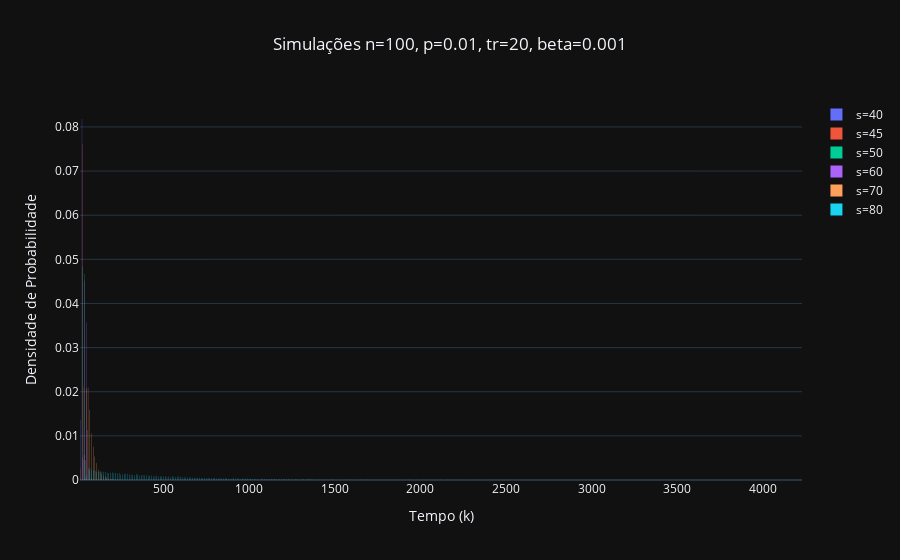

Notebook source saved alongside this figure:
### Code cell
traces = []

for s in [40, 45, 50, 60, 70, 80]:
    traces.append(build_simulation_trace(
        f"s={s}",
        100,
        0.01,
        s,
        20,
        0.001,
        bin_size=10
    ))
    
plot_traces(traces, "Simulações n=100, p=0.01, tr=20, beta=0.001")

### Figure 1 — Plotly figure (JSON) as saved in the notebook; plotly's stock layout.template omitted (floating-point values rounded to 4 significant figures; data arrays with more than 128 entries replaced by an {"elided": "..."} marker saying what was removed)
{"data": [{"histnorm": "probability density", "name": "s=40", "type": "histogram", "x": {"elided": "10000 int values"}, "xbins": {"end": 100000, "size": 10, "start": 0}}, {"histnorm": "probability density", "name": "s=45", "type": "histogram", "x": {"elided": "10000 int values"}, "xbins": {"end": 100000, "size": 10, "start": 0}}, {"histnorm": "probability density", "name": "s=50", "type": "histogram", "x": {"elided": "10000 int values"}, "xbins": {"end": 100000, "size": 10, "start": 0}}, {"histnorm": "probability density", "name": "s=60", "type": "histogram", "x": {"elided": "10000 int values"}, "xbins": {"end": 100000, "size": 10, "start": 0}}, {"histnorm": "probability density", "name": "s=70", "type": "histogram", "x": {"elided": "10000 int values"}, "xbins": {"end": 100000, "size": 10, "start": 0}}, {"histnorm": "probability density", "name": "s=80", "type": "histogram", "x": {"elided": "10000 int values"}, "xbins": {"end": 100000, "size": 10, "start": 0}}], "layout": {"barmode": "group", "title": {"text": "Simulações n=100, p=0.01, tr=20, beta=0.001", "x": 0.5, "xanchor": "center"}, "xaxis": {"title": {"text": "Tempo (k)"}}, "yaxis": {"title": {"text": "Densidade de Probabilidade"}}}}
